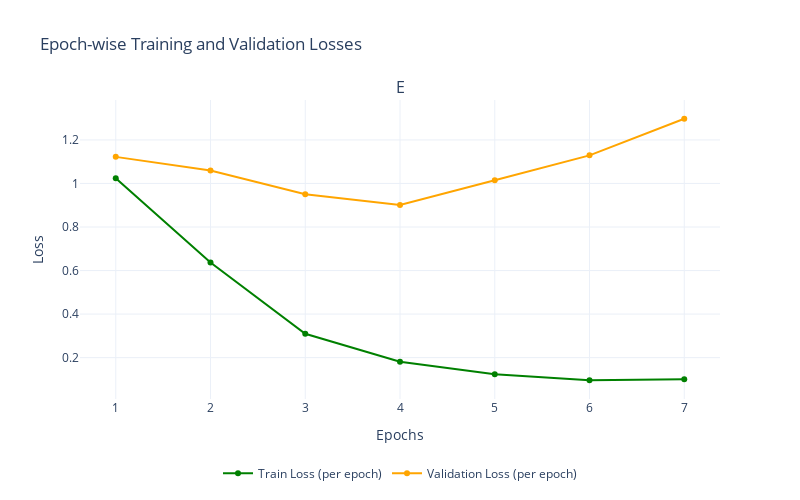

The notebook cell saved with this chart:
### Code cell
plot_epoch_losses(train_losses_per_epoch, val_losses_per_epoch)

### Figure 1 — Plotly figure (JSON) as saved in the notebook; plotly's stock layout.template omitted (floating-point values rounded to 4 significant figures)
{"data": [{"line": {"color": "green"}, "mode": "lines+markers", "name": "Train Loss (per epoch)", "type": "scatter", "x": [1, 2, 3, 4, 5, 6, 7], "xaxis": "x", "y": [1.025, 0.6365, 0.3093, 0.181, 0.124, 0.09574, 0.1001], "yaxis": "y"}, {"line": {"color": "orange"}, "mode": "lines+markers", "name": "Validation Loss (per epoch)", "type": "scatter", "x": [1, 2, 3, 4, 5, 6, 7], "xaxis": "x", "y": [1.122, 1.059, 0.9508, 0.9011, 1.015, 1.129, 1.298], "yaxis": "y"}], "layout": {"annotations": [{"font": {"size": 16}, "showarrow": false, "text": "E", "x": 0.5, "xanchor": "center", "xref": "paper", "y": 1, "yanchor": "bottom", "yref": "paper"}], "height": 500, "legend": {"orientation": "h", "x": 0.5, "xanchor": "center", "y": -0.2}, "title": {"text": "Epoch-wise Training and Validation Losses"}, "width": 800, "xaxis": {"anchor": "y", "domain": [0, 1], "title": {"text": "Epochs"}}, "yaxis": {"anchor": "x", "domain": [0, 1], "title": {"text": "Loss"}}}}
